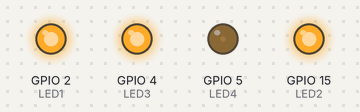
Bench run of a sketch on a simulated ESP32. Parts: output pins drawn as LEDs (lit = HIGH).

Above: at 0.1 s.
At 0.95 s:
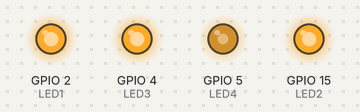
At 1.4 s:
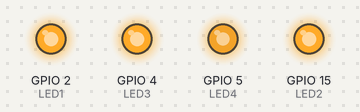
At 2.7 s:
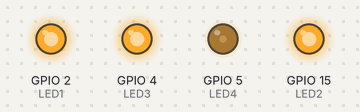
Timing chart, 0 to 7.1 s (numbered marks = the images above):
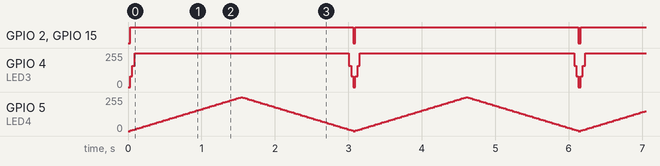

The sketch:

D2_03_Digital_output_PWM_4_LEDs.ino
```cpp
/*  04.020 - ESP32 Digital out PWM LED example
 *
 * This sketch shows you how to use the PWM output capability of the ESP32.
 *
 * This sketch was written by Peter Dalmaris using information from the
 * ESP32 datasheet and examples.
 *
 *
 * Components
 * ----------
 *  - ESP32 Dev Kit v4
 *  - LED
 *  - 320 Ohm resistor
 *
 *  IDE
 *  ---
 *  Arduino IDE with ESP32 Arduino Code
 *  (https://github.com/espressif/arduino-esp32)
 *
 *
 *  Libraries
 *  ---------
 *  - None
 *  -
 *
 * Connections
 * -----------
 *
 *  ESP32 Dev Kit |     LED
 *  ------------------------------
 *        GND      |       Cathode
 *        GPIO32   |       Anode via resistor
 *
 *
 *
 *  It is possible to use any other PWM-capable GPIO.
 *
 *  Other information
 *  -----------------
 *
 *  1. ledc.h source code: https://github.com/espressif/arduino-esp32/blob/master/cores/esp32/esp32-hal-ledc.h
 *  2. ESP32 Datasheet: https://www.espressif.com/sites/default/files/documentation/esp32_datasheet_en.pdf
 *
 *  Created on March 14 2019 by Peter Dalmaris
 *
 */

const byte LED1 = 2; // the PWM pin the LED is attached to
const byte LED2 = 15; // the PWM pin the LED is attached to
const byte LED3 = 4; // the PWM pin the LED is attached to
const byte LED4 = 5; // the PWM pin the LED is attached to


int brightness = 0;    // how bright the LED is
int fadeAmount = 5;    // how many points to fade the LED by

void setup() {
  //Asignamos un canal a cada pin del LED
  //Hay 16 canales, del 0 al 15
  ledcAttachPin(LED1, 0);
  ledcAttachPin(LED2, 1);
  ledcAttachPin(LED3, 3);
  ledcAttachPin(LED4, 15);

  // Configuramos los canales
  // ledcSetup(canal, frecuencia, bits_de_resolucíon);
  // canales 0-15, 12 kHz, resolución 1-16 bits, frecuencia límite dependerá de la resolución
  ledcSetup(0, 8000, 1);
  ledcSetup(1, 8000, 2);
  ledcSetup(3, 8000, 4);
  ledcSetup(15, 8000, 8);
}


void loop() {
  ledcWrite(0, brightness);
  ledcWrite(1, brightness);
  ledcWrite(3, brightness);
  ledcWrite(15, brightness);

  // incrementa o decrementa la iluminación
  brightness = brightness + fadeAmount;

  // reverse the direction of the fading at the ends of the fade:
  if (brightness <= 0 || brightness >= 255) {
    fadeAmount = -fadeAmount;
  }
  // wait for 30 milliseconds to see the dimming effect
  delay(30);
}
```

Measured:
- by itself, GPIO 2 (LED1), GPIO 15 (LED2): alternates HIGH for 3.0 s and LOW for 0.03 s
- by itself, GPIO 4 (LED3): repeats every 3.1 s: 159/255 0.03 s, 255/255 2.9 s, 159/255 0.03 s, 80/255 0.03 s, 0/255 0.03 s, 80/255 0.03 s
